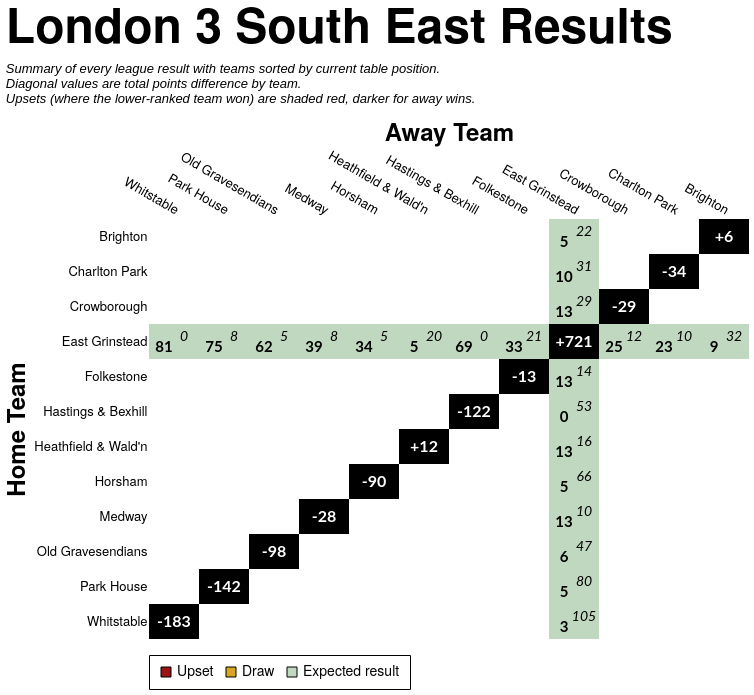

Write a Vega-Lite specification for this figure.
### Vega-Lite specification from a JSON file in a GitHub repository (floating-point values rounded to 4 significant figures; data arrays with more than 128 entries replaced by an {"elided": "..."} marker saying what was removed)
{"config": {"axis": {"labelFont": "PT Sans Narrow, Helvetica Neue, Helvetica, Arial, sans-serif", "titleFont": "PT Sans Narrow, Helvetica Neue, Helvetica, Arial, sans-serif", "labelFontSize": 13, "titleFontSize": 24, "gridColor": "#202947", "gridOpacity": 0.2, "zindex": 1}, "text": {"font": "Lato, sans-serif"}, "bar": {"cornerRadiusEnd": 5}, "header": {"labelFont": "PT Sans Narrow, Helvetica Neue, Helvetica, Arial, sans-serif", "titleFont": "PT Sans Narrow, Helvetica Neue, Helvetica, Arial, sans-serif", "labelFontSize": 24, "titleFontSize": 28, "labelFontWeight": "bold", "orient": "left"}, "legend": {"labelFont": "PT Sans Narrow, Helvetica Neue, Helvetica, Arial, sans-serif", "titleFont": "PT Sans Narrow, Helvetica Neue, Helvetica, Arial, sans-serif", "labelFontSize": 14, "titleFontSize": 16, "titlePadding": 5, "fillColor": "white", "strokeColor": "black", "padding": 10, "titleFontWeight": "lighter", "titleFontStyle": "italic", "titleColor": "gray", "offset": 10}, "title": {"font": "PT Sans Narrow, Helvetica Neue, Helvetica, Arial, sans-serif", "fontSize": 48, "fontWeight": "bold", "anchor": "start", "align": "center", "titlePadding": 20, "subtitlePadding": 10, "subtitleFontSize": 13, "subtitleColor": "", "subtitleFontStyle": "italic", "offset": 15, "color": "black"}, "axisX": {"labelAngle": 0}, "facet": {"title": null, "header": null, "align": {"row": "each", "column": "each"}, "spacing": 10}, "resolve": {"scale": {"y": "independent", "facet": "independent"}}, "background": "transparent", "scale": {"offsetBandPaddingOuter": 0.2, "offsetBandPaddingInner": 0.1}, "view": {"stroke": null, "background": "transparent"}}, "layer": [{"data": {"name": "data-fd70dec88c1d7e045e3313e27f3caab2"}, "mark": {"type": "rect"}, "encoding": {"color": {"field": "unexpected_result", "legend": {"labelExpr": "datum.value === 'Upset (Away Win)' ? 'Upset' : datum.value", "labelLimit": 220, "offset": 16, "orient": "bottom", "symbolStrokeColor": "black", "symbolStrokeWidth": 1, "values": ["Upset (Away Win)", "Draw", "Expected result"]}, "scale": {"domain": ["Expected result", "Upset (Home Win)", "Upset (Away Win)", "Draw", "To be played", "N/A"], "range": ["#146f1444", "#991515bb", "#991515", "goldenrod", "white", "black"]}, "title": null, "type": "nominal"}, "opacity": {"condition": {"test": "datum.home_team == param_21['home_team'] || datum.away_team == param_21['home_team'] || !isValid(param_21['home_team'])", "value": 1.0}, "value": 0.1}, "tooltip": [{"field": "home_team", "title": "Home", "type": "nominal"}, {"field": "away_team", "title": "Away", "type": "nominal"}, {"field": "home_score_text", "title": "Home Score", "type": "nominal"}, {"field": "away_score_text", "title": "Away Score", "type": "nominal"}, {"field": "result", "title": "Result", "type": "nominal"}, {"field": "unexpected_result", "title": "Unexpectedness", "type": "nominal"}, {"field": "date", "format": "%d %b %Y", "title": "Date", "type": "temporal"}], "x": {"axis": {"domain": false, "grid": false, "labelAngle": 30, "orient": "top", "ticks": false}, "field": "away_team", "sort": ["Whitstable", "Park House", "Old Gravesendians", "Medway", "Horsham", "Heathfield & Wald'n", "Hastings & Bexhill", "Folkestone", "East Grinstead", "Crowborough", "Charlton Park", "Brighton"], "title": "Away Team", "type": "nominal"}, "y": {"axis": {"domain": false, "grid": false, "ticks": false}, "field": "home_team", "sort": ["Brighton", "Charlton Park", "Crowborough", "East Grinstead", "Folkestone", "Hastings & Bexhill", "Heathfield & Wald'n", "Horsham", "Medway", "Old Gravesendians", "Park House", "Whitstable"], "title": "Home Team", "type": "nominal"}}, "name": "view_22"}, {"data": {"name": "data-fd70dec88c1d7e045e3313e27f3caab2"}, "mark": {"type": "text", "fontStyle": "italic", "size": 14, "xOffset": 10, "yOffset": -5}, "encoding": {"color": {"condition": {"test": "(datum.home_team == param_21['home_team'] || datum.away_team == param_21['home_team'] || !isValid(param_21['home_team'])) && datum.unexpected_result == 'Expected result'", "value": "black"}, "value": "white"}, "text": {"field": "away_score_text", "type": "nominal"}, "x": {"field": "away_team", "sort": ["Whitstable", "Park House", "Old Gravesendians", "Medway", "Horsham", "Heathfield & Wald'n", "Hastings & Bexhill", "Folkestone", "East Grinstead", "Crowborough", "Charlton Park", "Brighton"], "type": "nominal"}, "y": {"field": "home_team", "sort": ["Brighton", "Charlton Park", "Crowborough", "East Grinstead", "Folkestone", "Hastings & Bexhill", "Heathfield & Wald'n", "Horsham", "Medway", "Old Gravesendians", "Park House", "Whitstable"], "type": "nominal"}}, "transform": [{"filter": "datum.away_score_text != '' && datum.away_score_text != 'WO'"}]}, {"data": {"name": "data-fd70dec88c1d7e045e3313e27f3caab2"}, "mark": {"type": "text", "size": 12, "xOffset": 10, "yOffset": -5}, "encoding": {"color": {"condition": {"test": "(datum.home_team == param_21['home_team'] || datum.away_team == param_21['home_team'] || !isValid(param_21['home_team'])) && datum.unexpected_result == 'Expected result'", "value": "black"}, "value": "white"}, "text": {"field": "away_score_text", "type": "nominal"}, "x": {"field": "away_team", "sort": ["Whitstable", "Park House", "Old Gravesendians", "Medway", "Horsham", "Heathfield & Wald'n", "Hastings & Bexhill", "Folkestone", "East Grinstead", "Crowborough", "Charlton Park", "Brighton"], "type": "nominal"}, "y": {"field": "home_team", "sort": ["Brighton", "Charlton Park", "Crowborough", "East Grinstead", "Folkestone", "Hastings & Bexhill", "Heathfield & Wald'n", "Horsham", "Medway", "Old Gravesendians", "Park House", "Whitstable"], "type": "nominal"}}, "transform": [{"filter": "datum.away_score_text == 'WO'"}]}, {"data": {"name": "data-fd70dec88c1d7e045e3313e27f3caab2"}, "mark": {"type": "text", "fontWeight": "bold", "size": 15, "xOffset": -10, "yOffset": 5}, "encoding": {"color": {"condition": {"test": "(datum.home_team == param_21['home_team'] || datum.away_team == param_21['home_team'] || !isValid(param_21['home_team'])) && datum.unexpected_result == 'Expected result'", "value": "black"}, "value": "white"}, "text": {"field": "home_score_text", "type": "nominal"}, "x": {"field": "away_team", "sort": ["Whitstable", "Park House", "Old Gravesendians", "Medway", "Horsham", "Heathfield & Wald'n", "Hastings & Bexhill", "Folkestone", "East Grinstead", "Crowborough", "Charlton Park", "Brighton"], "type": "nominal"}, "y": {"field": "home_team", "sort": ["Brighton", "Charlton Park", "Crowborough", "East Grinstead", "Folkestone", "Hastings & Bexhill", "Heathfield & Wald'n", "Horsham", "Medway", "Old Gravesendians", "Park House", "Whitstable"], "type": "nominal"}}, "transform": [{"filter": "datum.home_score_text != '' && datum.home_score_text != 'WO'"}]}, {"data": {"name": "data-fd70dec88c1d7e045e3313e27f3caab2"}, "mark": {"type": "text", "size": 12, "xOffset": -10, "yOffset": 5}, "encoding": {"color": {"condition": {"test": "(datum.home_team == param_21['home_team'] || datum.away_team == param_21['home_team'] || !isValid(param_21['home_team'])) && datum.unexpected_result == 'Expected result'", "value": "black"}, "value": "white"}, "text": {"field": "home_score_text", "type": "nominal"}, "x": {"field": "away_team", "sort": ["Whitstable", "Park House", "Old Gravesendians", "Medway", "Horsham", "Heathfield & Wald'n", "Hastings & Bexhill", "Folkestone", "East Grinstead", "Crowborough", "Charlton Park", "Brighton"], "type": "nominal"}, "y": {"field": "home_team", "sort": ["Brighton", "Charlton Park", "Crowborough", "East Grinstead", "Folkestone", "Hastings & Bexhill", "Heathfield & Wald'n", "Horsham", "Medway", "Old Gravesendians", "Park House", "Whitstable"], "type": "nominal"}}, "transform": [{"filter": "datum.home_score_text == 'WO'"}]}, {"data": {"name": "data-f3b794a8849445b17f8d8e2865b893db"}, "mark": {"type": "text", "color": "white", "fontWeight": "bold", "size": 16}, "encoding": {"text": {"field": "display_text", "type": "nominal"}, "tooltip": [{"field": "home_team", "title": "Team", "type": "nominal"}, {"field": "display_text", "title": "Points Difference", "type": "nominal"}], "x": {"field": "away_team", "sort": ["Whitstable", "Park House", "Old Gravesendians", "Medway", "Horsham", "Heathfield & Wald'n", "Hastings & Bexhill", "Folkestone", "East Grinstead", "Crowborough", "Charlton Park", "Brighton"], "type": "nominal"}, "y": {"field": "home_team", "sort": ["Brighton", "Charlton Park", "Crowborough", "East Grinstead", "Folkestone", "Hastings & Bexhill", "Heathfield & Wald'n", "Horsham", "Medway", "Old Gravesendians", "Park House", "Whitstable"], "type": "nominal"}}}], "height": {"step": 35}, "params": [{"name": "param_21", "select": {"type": "point", "clear": "dblclick", "fields": ["home_team"], "on": "click"}, "value": null, "views": ["view_22"]}], "title": {"text": "London 3 South East Results", "subtitle": ["Summary of every league result with teams sorted by current table position.", "Diagonal values are total points difference by team.", "Upsets (where the lower-ranked team won) are shaded red, darker for away wins."]}, "width": {"step": 50}, "$schema": "https://vega.github.io/schema/vega-lite/v5.20.1.json", "datasets": {"data-fd70dec88c1d7e045e3313e27f3caab2": {"elided": "144 records"}, "data-f3b794a8849445b17f8d8e2865b893db": [{"home_team": "Brighton", "away_team": "Brighton", "match_id": null, "date": "", "home_score": null, "away_score": null, "home_walkover": null, "away_walkover": null, "result": "N/A", "home_score_text": "", "away_score_text": "", "wo_result": "", "score_text": "", "display_text": "+6", "is_diagonal": true, "result_simple": "N/A", "unexpected_result": "N/A", "unexpected_opacity": 1.0}, {"home_team": "Charlton Park", "away_team": "Charlton Park", "match_id": null, "date": "", "home_score": null, "away_score": null, "home_walkover": null, "away_walkover": null, "result": "N/A", "home_score_text": "", "away_score_text": "", "wo_result": "", "score_text": "", "display_text": "-34", "is_diagonal": true, "result_simple": "N/A", "unexpected_result": "N/A", "unexpected_opacity": 1.0}, {"home_team": "Crowborough", "away_team": "Crowborough", "match_id": null, "date": "", "home_score": null, "away_score": null, "home_walkover": null, "away_walkover": null, "result": "N/A", "home_score_text": "", "away_score_text": "", "wo_result": "", "score_text": "", "display_text": "-29", "is_diagonal": true, "result_simple": "N/A", "unexpected_result": "N/A", "unexpected_opacity": 1.0}, {"home_team": "East Grinstead", "away_team": "East Grinstead", "match_id": null, "date": "", "home_score": null, "away_score": null, "home_walkover": null, "away_walkover": null, "result": "N/A", "home_score_text": "", "away_score_text": "", "wo_result": "", "score_text": "", "display_text": "+721", "is_diagonal": true, "result_simple": "N/A", "unexpected_result": "N/A", "unexpected_opacity": 1.0}, {"home_team": "Folkestone", "away_team": "Folkestone", "match_id": null, "date": "", "home_score": null, "away_score": null, "home_walkover": null, "away_walkover": null, "result": "N/A", "home_score_text": "", "away_score_text": "", "wo_result": "", "score_text": "", "display_text": "-13", "is_diagonal": true, "result_simple": "N/A", "unexpected_result": "N/A", "unexpected_opacity": 1.0}, {"home_team": "Hastings & Bexhill", "away_team": "Hastings & Bexhill", "match_id": null, "date": "", "home_score": null, "away_score": null, "home_walkover": null, "away_walkover": null, "result": "N/A", "home_score_text": "", "away_score_text": "", "wo_result": "", "score_text": "", "display_text": "-122", "is_diagonal": true, "result_simple": "N/A", "unexpected_result": "N/A", "unexpected_opacity": 1.0}, {"home_team": "Heathfield & Wald'n", "away_team": "Heathfield & Wald'n", "match_id": null, "date": "", "home_score": null, "away_score": null, "home_walkover": null, "away_walkover": null, "result": "N/A", "home_score_text": "", "away_score_text": "", "wo_result": "", "score_text": "", "display_text": "+12", "is_diagonal": true, "result_simple": "N/A", "unexpected_result": "N/A", "unexpected_opacity": 1.0}, {"home_team": "Horsham", "away_team": "Horsham", "match_id": null, "date": "", "home_score": null, "away_score": null, "home_walkover": null, "away_walkover": null, "result": "N/A", "home_score_text": "", "away_score_text": "", "wo_result": "", "score_text": "", "display_text": "-90", "is_diagonal": true, "result_simple": "N/A", "unexpected_result": "N/A", "unexpected_opacity": 1.0}, {"home_team": "Medway", "away_team": "Medway", "match_id": null, "date": "", "home_score": null, "away_score": null, "home_walkover": null, "away_walkover": null, "result": "N/A", "home_score_text": "", "away_score_text": "", "wo_result": "", "score_text": "", "display_text": "-28", "is_diagonal": true, "result_simple": "N/A", "unexpected_result": "N/A", "unexpected_opacity": 1.0}, {"home_team": "Old Gravesendians", "away_team": "Old Gravesendians", "match_id": null, "date": "", "home_score": null, "away_score": null, "home_walkover": null, "away_walkover": null, "result": "N/A", "home_score_text": "", "away_score_text": "", "wo_result": "", "score_text": "", "display_text": "-98", "is_diagonal": true, "result_simple": "N/A", "unexpected_result": "N/A", "unexpected_opacity": 1.0}, {"home_team": "Park House", "away_team": "Park House", "match_id": null, "date": "", "home_score": null, "away_score": null, "home_walkover": null, "away_walkover": null, "result": "N/A", "home_score_text": "", "away_score_text": "", "wo_result": "", "score_text": "", "display_text": "-142", "is_diagonal": true, "result_simple": "N/A", "unexpected_result": "N/A", "unexpected_opacity": 1.0}, {"home_team": "Whitstable", "away_team": "Whitstable", "match_id": null, "date": "", "home_score": null, "away_score": null, "home_walkover": null, "away_walkover": null, "result": "N/A", "home_score_text": "", "away_score_text": "", "wo_result": "", "score_text": "", "display_text": "-183", "is_diagonal": true, "result_simple": "N/A", "unexpected_result": "N/A", "unexpected_opacity": 1.0}]}}
